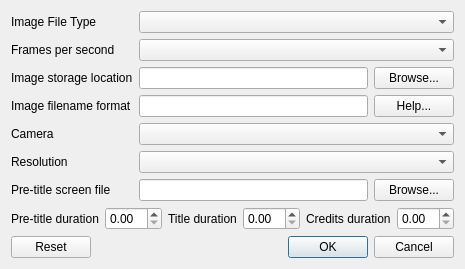
<?xml version="1.0" encoding="UTF-8"?>
<ui version="4.0">
 <class>SettingsDialog</class>
 <widget class="QDialog" name="SettingsDialog">
  <property name="geometry">
   <rect>
    <x>0</x>
    <y>0</y>
    <width>430</width>
    <height>266</height>
   </rect>
  </property>
  <property name="windowTitle">
   <string>Stop Motion Creator Settings</string>
  </property>
  <layout class="QGridLayout" name="gridLayout">
   <item row="6" column="0">
    <widget class="QLabel" name="preTitleScreenFileLabel">
     <property name="text">
      <string>Pre-title screen file</string>
     </property>
    </widget>
   </item>
   <item row="6" column="1">
    <layout class="QHBoxLayout" name="horizontalLayout_3">
     <item>
      <widget class="QLineEdit" name="preTitleScreenFileLineEdit"/>
     </item>
     <item>
      <widget class="QPushButton" name="preTitleScreenFileBrowseButton">
       <property name="text">
        <string>Browse...</string>
       </property>
      </widget>
     </item>
    </layout>
   </item>
   <item row="5" column="0">
    <widget class="QLabel" name="resolutionLabel">
     <property name="text">
      <string>Resolution</string>
     </property>
    </widget>
   </item>
   <item row="4" column="0">
    <widget class="QLabel" name="cameraLabel">
     <property name="text">
      <string>Camera</string>
     </property>
    </widget>
   </item>
   <item row="4" column="1">
    <widget class="QComboBox" name="cameraCombo"/>
   </item>
   <item row="5" column="1">
    <widget class="QComboBox" name="resolutionCombo"/>
   </item>
   <item row="0" column="1">
    <widget class="QComboBox" name="fileTypeCombo"/>
   </item>
   <item row="0" column="0">
    <widget class="QLabel" name="fileTypeLabel">
     <property name="text">
      <string>Image File Type</string>
     </property>
    </widget>
   </item>
   <item row="1" column="0">
    <widget class="QLabel" name="fpsLabel">
     <property name="text">
      <string>Frames per second</string>
     </property>
    </widget>
   </item>
   <item row="1" column="1">
    <widget class="QComboBox" name="fpsCombo"/>
   </item>
   <item row="2" column="0">
    <widget class="QLabel" name="storageLocationLabel">
     <property name="text">
      <string>Image storage location</string>
     </property>
    </widget>
   </item>
   <item row="2" column="1">
    <layout class="QHBoxLayout" name="horizontalLayout">
     <item>
      <widget class="QLineEdit" name="imageLocationLineEdit"/>
     </item>
     <item>
      <widget class="QPushButton" name="imageLocationBrowseButton">
       <property name="text">
        <string>Browse...</string>
       </property>
      </widget>
     </item>
    </layout>
   </item>
   <item row="3" column="0">
    <widget class="QLabel" name="filenameFormatLabel">
     <property name="text">
      <string>Image filename format</string>
     </property>
    </widget>
   </item>
   <item row="3" column="1">
    <layout class="QHBoxLayout" name="horizontalLayout_2">
     <item>
      <widget class="QLineEdit" name="filenameFormatLineEdit"/>
     </item>
     <item>
      <widget class="QPushButton" name="filenameFormatHelpButton">
       <property name="text">
        <string>Help...</string>
       </property>
      </widget>
     </item>
    </layout>
   </item>
   <item row="7" column="0" colspan="2">
    <layout class="QHBoxLayout" name="horizontalLayout_4">
     <item>
      <widget class="QLabel" name="preTitleDurationLabel">
       <property name="text">
        <string>Pre-title duration</string>
       </property>
      </widget>
     </item>
     <item>
      <widget class="QDoubleSpinBox" name="preTitleDurationSpinbox"/>
     </item>
     <item>
      <spacer name="horizontalSpacer">
       <property name="orientation">
        <enum>Qt::Horizontal</enum>
       </property>
       <property name="sizeHint" stdset="0">
        <size>
         <width>40</width>
         <height>20</height>
        </size>
       </property>
      </spacer>
     </item>
     <item>
      <widget class="QLabel" name="titleDurationLabel">
       <property name="text">
        <string>Title duration</string>
       </property>
      </widget>
     </item>
     <item>
      <widget class="QDoubleSpinBox" name="titleDurationSpinbox"/>
     </item>
     <item>
      <spacer name="horizontalSpacer_2">
       <property name="orientation">
        <enum>Qt::Horizontal</enum>
       </property>
       <property name="sizeHint" stdset="0">
        <size>
         <width>40</width>
         <height>20</height>
        </size>
       </property>
      </spacer>
     </item>
     <item>
      <widget class="QLabel" name="creditsDurationLabel">
       <property name="text">
        <string>Credits duration</string>
       </property>
      </widget>
     </item>
     <item>
      <widget class="QDoubleSpinBox" name="creditsDurationSpinbox"/>
     </item>
    </layout>
   </item>
   <item row="8" column="0" colspan="2">
    <widget class="QDialogButtonBox" name="buttonBox">
     <property name="orientation">
      <enum>Qt::Horizontal</enum>
     </property>
     <property name="standardButtons">
      <set>QDialogButtonBox::Cancel|QDialogButtonBox::Ok|QDialogButtonBox::Reset</set>
     </property>
    </widget>
   </item>
  </layout>
 </widget>
 <resources/>
 <connections>
  <connection>
   <sender>buttonBox</sender>
   <signal>accepted()</signal>
   <receiver>SettingsDialog</receiver>
   <slot>accept()</slot>
   <hints>
    <hint type="sourcelabel">
     <x>248</x>
     <y>254</y>
    </hint>
    <hint type="destinationlabel">
     <x>157</x>
     <y>274</y>
    </hint>
   </hints>
  </connection>
  <connection>
   <sender>buttonBox</sender>
   <signal>rejected()</signal>
   <receiver>SettingsDialog</receiver>
   <slot>reject()</slot>
   <hints>
    <hint type="sourcelabel">
     <x>316</x>
     <y>260</y>
    </hint>
    <hint type="destinationlabel">
     <x>286</x>
     <y>274</y>
    </hint>
   </hints>
  </connection>
 </connections>
</ui>
